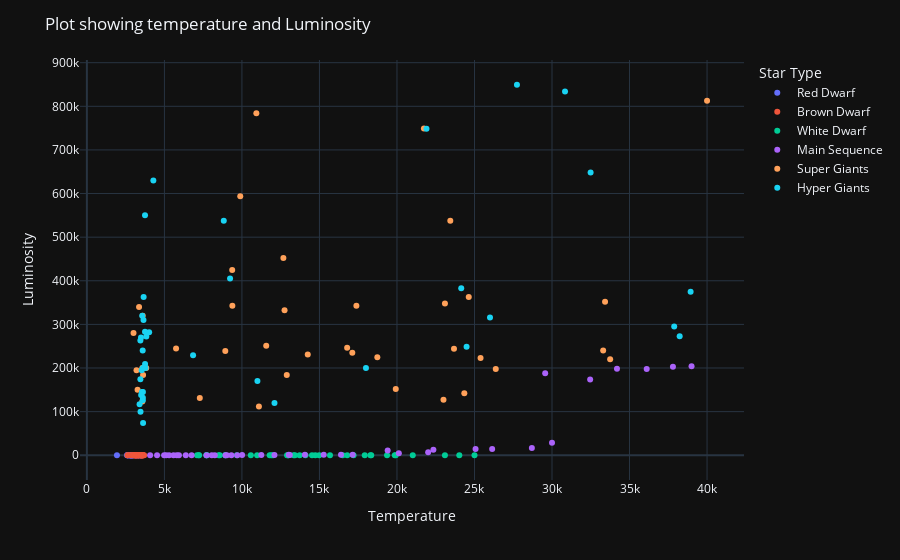

Notebook code cell kept with this figure:
### Code cell
y=data["L"]
x=data["Temperature"]
fig = px.scatter(x=x, y=y ,color=data["Type"], labels={
                     'x': "Temperature",
                     'y': "Luminosity",
                     'color':'Star Type'
                     
                 }, template = 'plotly_dark')
fig.update_layout(title='Plot showing temperature and Luminosity')
fig.show()
